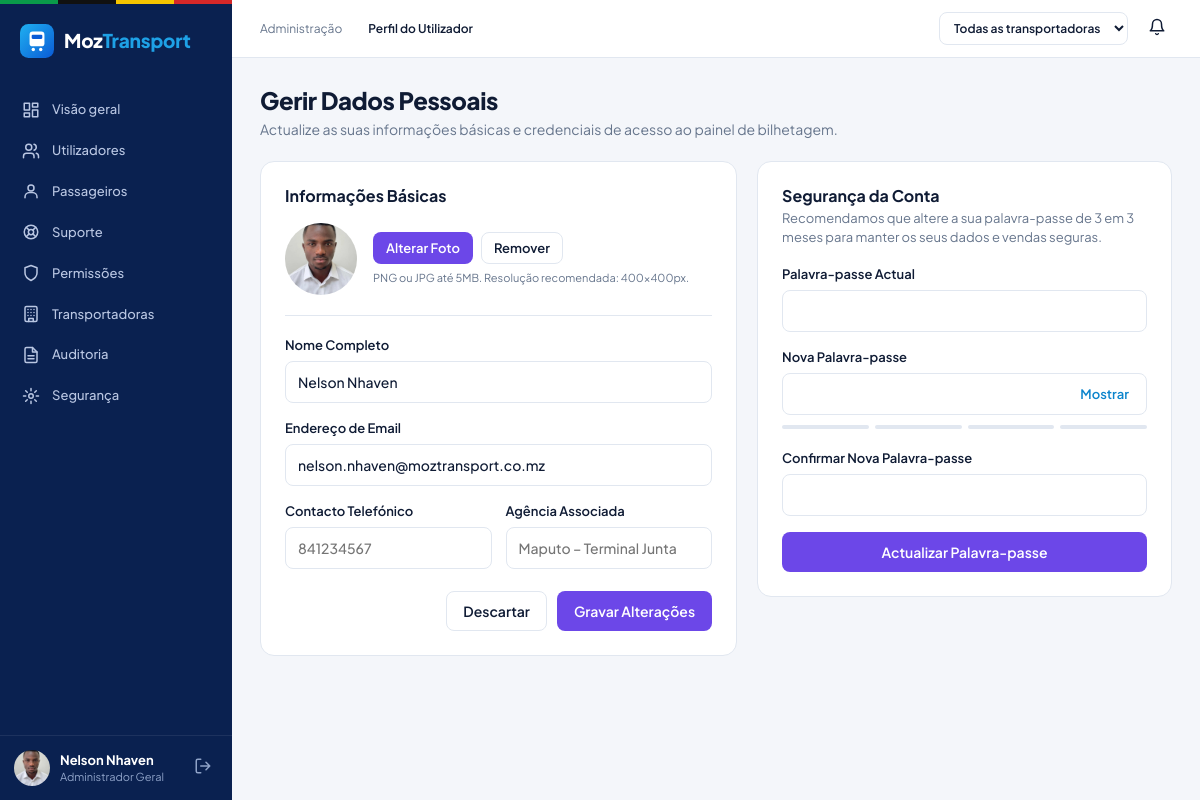
The app's page /conta/dados_pessoais.php (signed in) with its own data.
### tables this page shows
CREATE TABLE `utilizador` (
  `id_utilizador` int(10) unsigned NOT NULL AUTO_INCREMENT,
  `nome` varchar(100) NOT NULL,
  `email` varchar(120) NOT NULL,
  `senha` varchar(255) NOT NULL,
  `telefone` varchar(30) DEFAULT NULL,
  `documento` varchar(30) DEFAULT NULL,
  `foto` varchar(255) DEFAULT NULL,
  `agencia` varchar(100) DEFAULT NULL,
  `perfil` enum('passageiro','bilheteiro','cobrador','gestor','administrador') NOT NULL DEFAULT 'passageiro',
  `id_transportadora` int(10) unsigned DEFAULT NULL,
  `activo` tinyint(1) NOT NULL DEFAULT 1,
  `data_criacao` datetime NOT NULL DEFAULT current_timestamp(),
  `tentativas_falhadas` tinyint(3) unsigned NOT NULL DEFAULT 0,
  `bloqueado_ate` datetime DEFAULT NULL,
  `ultimo_acesso` datetime DEFAULT NULL,
  `notificacoes` tinyint(1) NOT NULL DEFAULT 1,
  `notificacoes_vistas_em` datetime DEFAULT NULL,
  PRIMARY KEY (`id_utilizador`),
  UNIQUE KEY `uq_utilizador_email` (`email`),
  UNIQUE KEY `uq_utilizador_documento` (`documento`),
  KEY `idx_utilizador_perfil` (`perfil`),
  KEY `fk_utilizador_transportadora` (`id_transportadora`),
  CONSTRAINT `fk_utilizador_transportadora` FOREIGN KEY (`id_transportadora`) REFERENCES `transportadora` (`id_transportadora`) ON DELETE SET NULL ON UPDATE CASCADE
);

### includes/sessao.php (called while the page is built, shortened)
<?php
require_once __DIR__ . '/funcoes.php';
function utilizador_logado(): ?array {
    return $_SESSION['utilizador'] ?? null;
}

### conta/dados_pessoais.php (the view, shortened to what this page needs)
<?php
require_once __DIR__ . '/../includes/sessao.php';
$sessao = utilizador_logado();
$id = (int)$sessao['id_utilizador'];
function carregar_dados(PDO $pdo, int $id): array {
    $st = $pdo->prepare('SELECT * FROM utilizador WHERE id_utilizador = ?');
    $st->execute([$id]);
    return $st->fetch();
}
$dados = carregar_dados($pdo, $id);
$valor = fn(string $c) => $_POST[$c] ?? ($dados[$c] ?? '');
$migalhas = [nome_secao($sessao['perfil']), 'Perfil do Utilizador'];
$paginaActiva = 'conta/dados_pessoais.php';
require __DIR__ . '/../includes/painel_inicio.php';
?>
<h1 class="titulo-pagina">Gerir Dados Pessoais</h1>
<p class="subtitulo-pagina">Actualize as suas informações básicas e credenciais de acesso ao painel de bilhetagem.</p>
<div class="cartoes-2">
  <section class="cartao">
    <h2>Informações Básicas</h2>
    <form method="post" enctype="multipart/form-data">
      <div class="foto-linha">
        <span id="foto-previa" class="avatar avatar-grande" style="<?= empty($dados['foto']) ? 'background:#0ea5e9' : '' ?>">
          <?php if (!empty($dados['foto'])): ?><img src="<?= e(url($dados['foto'])) ?>" alt="Foto de perfil">
          <?php else: ?><?= e(iniciais($dados['nome'])) ?><?php endif; ?>
        </span>
        <div>
          <div class="foto-acoes">
            <label class="btn btn-primario btn-pequeno" for="foto-input">Alterar Foto</label>
            <?php if (!empty($dados['foto'])): ?>
              <button type="button" class="btn btn-sec btn-pequeno" data-acao="remover_foto">Remover</button>
            <?php endif; ?>
          </div>
          <p class="foto-nota">PNG ou JPG até 5MB. Resolução recomendada: 400×400px.</p>
        </div>
      </div>
      <div class="campo">
        <label for="nome">Nome Completo</label>
        <input type="text" id="nome" name="nome" value="<?= e($valor('nome')) ?>" required>
      </div>
      <div class="campo">
        <label for="email">Endereço de Email</label>
        <input type="email" id="email" name="email" value="<?= e($valor('email')) ?>" required>
      </div>
      <div class="linha-2">
        <div class="campo">
          <label for="telefone">Contacto Telefónico</label>
          <input type="tel" id="telefone" name="telefone" value="<?= e($valor('telefone')) ?>" placeholder="841234567" data-contacto <?= CONTACTO_OBRIGATORIO ? 'required' : '' ?>>
        </div>
        <div class="campo">
          <label for="agencia">Agência Associada</label>
          <input type="text" id="agencia" name="agencia" value="<?= e($valor('agencia')) ?>" placeholder="Maputo – Terminal Junta">
        </div>
      </div>
      <div class="acoes-form">
        <a class="btn btn-sec" href="<?= e(url('conta/dados_pessoais.php')) ?>">Descartar</a>
        <button class="btn btn-primario" type="submit">Gravar Alterações</button>
      </div>
    </form>
  </section>
  <section class="cartao">
    <h2>Segurança da Conta</h2>
    <p class="sub">Recomendamos que altere a sua palavra-passe de 3 em 3 meses para manter os seus dados e vendas seguras.</p>
    <form method="post">
      <div class="campo">
        <label for="senha_actual">Palavra-passe Actual</label>
        <input type="password" id="senha_actual" name="senha_actual" required autocomplete="current-password">
      </div>
      <div class="campo">
        <label for="nova_senha">Nova Palavra-passe</label>
        <div class="campo-senha">
          <input type="password" id="nova_senha" name="nova_senha" minlength="8" required autocomplete="new-password">
          <button type="button" class="alternar" data-alternar-senha="nova_senha">Mostrar</button>
        </div>
      </div>
      <div class="forca"><span></span><span></span><span></span><span></span></div>
      <div class="campo">
        <label for="confirmar_senha">Confirmar Nova Palavra-passe</label>
        <input type="password" id="confirmar_senha" name="confirmar_senha" minlength="8" required autocomplete="new-password">
      </div>
      <button class="btn btn-primario btn-bloco" type="submit">Actualizar Palavra-passe</button>
    </form>
  </section>
</div>
<?php require __DIR__ . '/../includes/painel_fim.php'; ?>

### includes/painel_inicio.php (shortened to what this page needs)
<?php
require_once __DIR__ . '/menu.php';
require_once __DIR__ . '/notificacoes.php';
$u        = utilizador_logado();
$menu     = menu_do_perfil($u['perfil']);
$migalhas = $migalhas ?? [];
$nomeTransp = null;
?>
<!DOCTYPE html>
<html lang="pt">
<head>
  <link rel="stylesheet" href="<?= e(url('assets/css/base.css') . '?v=' . (int)@filemtime(__DIR__ . '/../assets/css/base.css')) ?>">
  <link rel="stylesheet" href="<?= e(url('assets/css/painel.css') . '?v=' . (int)@filemtime(__DIR__ . '/../assets/css/painel.css')) ?>">
  <link rel="stylesheet" href="<?= e(url('assets/css/admin.css') . '?v=' . (int)@filemtime(__DIR__ . '/../assets/css/admin.css')) ?>">
  <link rel="stylesheet" href="<?= e(url('assets/css/bilheteiro.css') . '?v=' . (int)@filemtime(__DIR__ . '/../assets/css/bilheteiro.css')) ?>">
  <link rel="stylesheet" href="<?= e(url('assets/css/notificacoes.css') . '?v=' . (int)@filemtime(__DIR__ . '/../assets/css/notificacoes.css')) ?>">
  <link rel="stylesheet" href="<?= e(url('assets/css/suporte.css') . '?v=' . (int)@filemtime(__DIR__ . '/../assets/css/suporte.css')) ?>">
  <link rel="stylesheet" href="<?= e(url('assets/css/gestor.css') . '?v=' . (int)@filemtime(__DIR__ . '/../assets/css/gestor.css')) ?>">
</head>
<body class="painel perfil-<?= e($u['perfil']) ?>">
<aside class="lateral">
  <div class="lateral-logo"><?= logo_html('logo-claro') ?></div>
  <nav class="lateral-menu">
    <?php foreach ($menu as [$rotulo, $caminho, $icone]): ?>
      <a href="<?= e(url($caminho)) ?>" class="<?= ($paginaActiva ?? '') === $caminho ? 'activo' : '' ?>">
        <?= icone_svg($icone) ?><span><?= e($rotulo) ?></span>
      </a>
    <?php endforeach; ?>
  </nav>
  <div class="lateral-rodape">
    <a class="utilizador-cartao" href="<?= e(url('conta/dados_pessoais.php')) ?>" title="Dados pessoais">
      <?= avatar_html($u) ?>
      <span class="utilizador-texto">
        <strong><?= e($u['nome']) ?></strong>
        <small><?= e($u['perfil'] === 'administrador' ? 'Administrador Geral' : nome_perfil($u['perfil'])) ?><?= $nomeTransp ? ' • ' . e($nomeTransp) : (!empty($u['agencia']) ? ' • ' . e(explode(' ', $u['agencia'])[0]) : '') ?></small>
      </span>
    </a>
    <a class="sair" href="<?= e(url('auth/logout.php')) ?>" title="Terminar sessão"><?= icone_svg('sair') ?></a>
  </div>
</aside>
<div class="conteudo-geral">
  <header class="topo">
    <nav class="migalhas" aria-label="Localização">
      <?php foreach ($migalhas as $i => $m): ?>
        <span class="<?= $i === count($migalhas) - 1 ? 'actual' : '' ?>"><?= e($m) ?></span>
      <?php endforeach; ?>
    </nav>
    <div class="topo-direita">
      <?php if ($u['perfil'] === 'administrador'):
      ?>
        <form method="get" class="filtro-topo">
          <select name="transportadora" onchange="this.form.submit()" aria-label="Filtrar por transportadora">
            <option value="0">Todas as transportadoras</option>
          </select>
        </form>
      <?php endif; ?>
      <?= sino_notificacoes('sino', icone_svg('sino')) ?>
    </div>
  </header>
  <main class="conteudo">

### includes/funcoes.php (shortened to what this page needs)
<?php
function e($valor): string {
    return htmlspecialchars((string)$valor, ENT_QUOTES, 'UTF-8');
}
function url(string $caminho = ''): string {
    return BASE_URL . '/' . ltrim($caminho, '/');
}
function nome_secao(string $perfil): string {
    return [
        'passageiro' => 'Passageiro', 'bilheteiro' => 'Bilheteira', 'cobrador' => 'Cobrança',
        'gestor' => 'Gestão', 'administrador' => 'Administração',
    ][$perfil] ?? 'Painel';
}
function logo_html(string $classe = ''): string {
    return '<span class="logo ' . e($classe) . '"><svg class="logo-icone" viewBox="0 0 32 32" aria-hidden="true">'
         . '<defs><linearGradient id="lg" x1="0" y1="0" x2="1" y2="1"><stop offset="0" stop-color="#1fb0f0"/>'
         . '<stop offset="1" stop-color="#0a5bd6"/></linearGradient></defs>'
         . '<rect width="32" height="32" rx="8" fill="url(#lg)"/><rect x="9" y="7" width="14" height="14" rx="3" fill="#fff"/>'
         . '<rect x="11" y="10" width="10" height="4" rx="1" fill="#0a5bd6"/>'
         . '<circle cx="12.5" cy="24" r="1.6" fill="#fff"/><circle cx="19.5" cy="24" r="1.6" fill="#fff"/></svg>'
         . '<span class="logo-texto">Moz<span>Transport</span></span></span>';
}
function avatar_html(array $u, string $classe = ''): string {
    if (!empty($u['foto'])) {
        return '<span class="avatar ' . e($classe) . '"><img src="' . e(url($u['foto'])) . '" alt=""></span>';
    }
    $cores = ['#12a150', '#f08a24', '#6c47e8', '#0ea5e9', '#d62854', '#e6b800'];
    $cor = $cores[crc32((string)($u['nome'] ?? '')) % count($cores)];
    return '<span class="avatar ' . e($classe) . '" style="background:' . $cor . '">' . e(iniciais($u['nome'] ?? '?')) . '</span>';
}

### assets/css/base.css (style rules this page uses)
:root { --azul:#1ea1e6; --azul-forte:#0b84cc; --navy:#0a2150; --navy-2:#102b66; --texto:#0f1b34; --cinza:#66758c; --borda:#e1e7f0; --fundo:#f4f6fa; --branco:#fff; --erro:#d92d3a; --erro-bg:#fdecee; --ok:#12a150; --ok-bg:#e7f7ee; --info:#0b6fb0; --info-bg:#e9f5fd; --roxo:#6c47e8; --roxo-bg:#f0ecff; --acento:var(--azul); --acento-forte:var(--azul-forte); --raio:10px; --fonte:'Plus Jakarta Sans','Inter',system-ui,-apple-system,'Segoe UI',Roboto,sans-serif; }
* { box-sizing:border-box }
html,body { margin:0 }
body { font-family:var(--fonte);color:var(--texto);background:var(--fundo);font-size:14px;line-height:1.45 }
a { color:var(--azul-forte);text-decoration:none }
h1,h2,h3 { margin:0;line-height:1.2 }
.logo { display:inline-flex;align-items:center;gap:10px;font-weight:800;font-size:19px;letter-spacing:-.2px }
.logo-icone { width:34px;height:34px }
.logo-texto span { color:var(--azul) }
.logo-claro { color:#fff }
.btn { display:inline-flex;align-items:center;justify-content:center;gap:8px;border:1px solid transparent;border-radius:8px; padding:10px 16px;font:600 14px var(--fonte);cursor:pointer;transition:.15s;text-decoration:none }
.btn-primario { background:var(--acento);color:#fff }
.btn-sec { background:#fff;color:var(--texto);border-color:var(--borda) }
.btn-pequeno { padding:7px 12px;font-size:13px }
.btn-bloco { width:100% }
.campo { margin-bottom:16px }
.campo label { display:block;font-weight:600;font-size:13px;margin-bottom:6px }
.campo input,.campo select { width:100%;padding:11px 12px;border:1px solid var(--borda);border-radius:8px; font:500 14px var(--fonte);color:var(--texto);background:#fff;outline:none;transition:.15s }
.campo-senha { position:relative }
.campo-senha .alternar { position:absolute;right:12px;top:50%;transform:translateY(-50%);background:none;border:0; color:var(--azul-forte);font:600 13px var(--fonte);cursor:pointer }
.campo-senha input { padding-right:80px }
.linha-2 { display:grid;grid-template-columns:1fr 1fr;gap:14px }
.avatar { display:inline-flex;align-items:center;justify-content:center;width:36px;height:36px;border-radius:50%; color:#fff;font-weight:700;font-size:13px;overflow:hidden;flex:none }
.avatar img { width:100%;height:100%;object-fit:cover }
.avatar-grande { width:72px;height:72px;font-size:22px }

### assets/css/admin.css (style rules this page uses)
body.perfil-administrador .migalhas { gap:26px }
.filtro-topo select { border:1px solid var(--borda);border-radius:8px;padding:7px 10px;font:600 12px var(--fonte);background:#fff;color:var(--texto) }

### records on screen
utilizador: foto (picture), nome "Nelson Nhaven", perfil "Administrador Geral", email "nelson.nhaven@moztransport.co.mz"

### other values on screen
$rotulo "Visão geral"
$rotulo "Utilizadores"
$rotulo "Passageiros"
$rotulo "Suporte"
$rotulo "Permissões"
$rotulo "Transportadoras"
$rotulo "Auditoria"
$rotulo "Segurança"
$m "Administração"
$m "Perfil do Utilizador"
